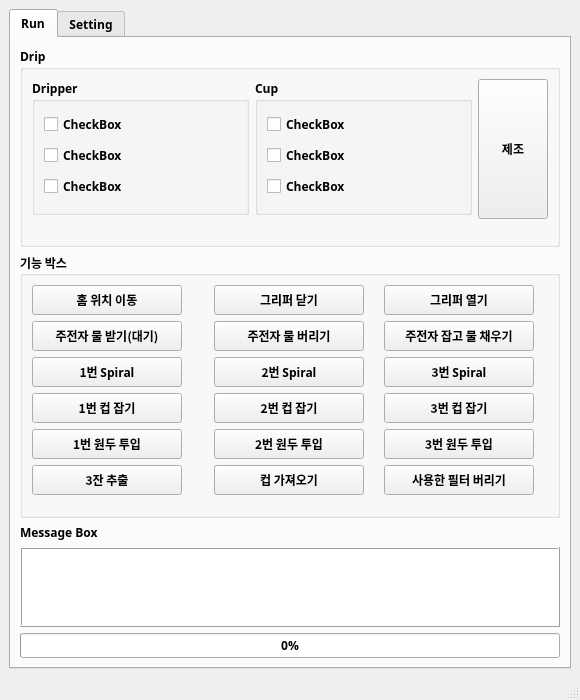
<?xml version="1.0" encoding="UTF-8"?>
<ui version="4.0">
 <class>MainWindow</class>
 <widget class="QMainWindow" name="MainWindow">
  <property name="geometry">
   <rect>
    <x>0</x>
    <y>0</y>
    <width>580</width>
    <height>700</height>
   </rect>
  </property>
  <property name="minimumSize">
   <size>
    <width>580</width>
    <height>700</height>
   </size>
  </property>
  <property name="maximumSize">
   <size>
    <width>580</width>
    <height>700</height>
   </size>
  </property>
  <property name="font">
   <font>
    <family>맑은 고딕</family>
   </font>
  </property>
  <property name="windowTitle">
   <string>MainWindow</string>
  </property>
  <widget class="QWidget" name="centralwidget">
   <layout class="QGridLayout" name="gridLayout">
    <item row="0" column="0">
     <widget class="QTabWidget" name="tw">
      <property name="font">
       <font>
        <family>맑은 고딕</family>
        <weight>75</weight>
        <bold>true</bold>
       </font>
      </property>
      <property name="currentIndex">
       <number>0</number>
      </property>
      <widget class="QWidget" name="Run">
       <attribute name="title">
        <string>Run</string>
       </attribute>
       <layout class="QGridLayout" name="gridLayout_9">
        <item row="2" column="0">
         <widget class="QLabel" name="label_2">
          <property name="text">
           <string>Message Box</string>
          </property>
         </widget>
        </item>
        <item row="4" column="0">
         <widget class="QProgressBar" name="probar">
          <property name="minimumSize">
           <size>
            <width>400</width>
            <height>0</height>
           </size>
          </property>
          <property name="font">
           <font>
            <family>맑은 고딕</family>
            <weight>75</weight>
            <bold>true</bold>
           </font>
          </property>
          <property name="value">
           <number>0</number>
          </property>
          <property name="alignment">
           <set>Qt::AlignCenter</set>
          </property>
          <property name="orientation">
           <enum>Qt::Horizontal</enum>
          </property>
          <property name="textDirection">
           <enum>QProgressBar::BottomToTop</enum>
          </property>
         </widget>
        </item>
        <item row="3" column="0">
         <widget class="QPlainTextEdit" name="mb">
          <property name="minimumSize">
           <size>
            <width>500</width>
            <height>80</height>
           </size>
          </property>
          <property name="font">
           <font>
            <family>맑은 고딕</family>
            <weight>50</weight>
            <bold>false</bold>
           </font>
          </property>
          <property name="frameShape">
           <enum>QFrame::Box</enum>
          </property>
          <property name="frameShadow">
           <enum>QFrame::Raised</enum>
          </property>
          <property name="sizeAdjustPolicy">
           <enum>QAbstractScrollArea::AdjustToContents</enum>
          </property>
          <property name="readOnly">
           <bool>true</bool>
          </property>
         </widget>
        </item>
        <item row="0" column="0">
         <widget class="QGroupBox" name="groupBox_2">
          <property name="minimumSize">
           <size>
            <width>0</width>
            <height>200</height>
           </size>
          </property>
          <property name="font">
           <font>
            <family>맑은 고딕</family>
            <weight>75</weight>
            <bold>true</bold>
           </font>
          </property>
          <property name="title">
           <string>Drip</string>
          </property>
          <property name="flat">
           <bool>true</bool>
          </property>
          <layout class="QGridLayout" name="gridLayout_8">
           <item row="0" column="0">
            <widget class="QGroupBox" name="groupBox">
             <property name="font">
              <font>
               <family>맑은 고딕</family>
               <weight>75</weight>
               <bold>true</bold>
              </font>
             </property>
             <property name="title">
              <string>Dripper</string>
             </property>
             <layout class="QGridLayout" name="gridLayout_2">
              <item row="0" column="0">
               <widget class="QCheckBox" name="cb_1">
                <property name="text">
                 <string>CheckBox</string>
                </property>
               </widget>
              </item>
              <item row="1" column="0">
               <widget class="QCheckBox" name="cb_2">
                <property name="text">
                 <string>CheckBox</string>
                </property>
               </widget>
              </item>
              <item row="2" column="0">
               <widget class="QCheckBox" name="cb_3">
                <property name="text">
                 <string>CheckBox</string>
                </property>
               </widget>
              </item>
             </layout>
            </widget>
           </item>
           <item row="0" column="1">
            <widget class="QGroupBox" name="groupBox_5">
             <property name="font">
              <font>
               <family>맑은 고딕</family>
               <weight>75</weight>
               <bold>true</bold>
              </font>
             </property>
             <property name="title">
              <string>Cup</string>
             </property>
             <layout class="QGridLayout" name="gridLayout_3">
              <item row="0" column="0">
               <widget class="QCheckBox" name="cb_4">
                <property name="layoutDirection">
                 <enum>Qt::LeftToRight</enum>
                </property>
                <property name="text">
                 <string>CheckBox</string>
                </property>
                <property name="tristate">
                 <bool>false</bool>
                </property>
               </widget>
              </item>
              <item row="1" column="0">
               <widget class="QCheckBox" name="cb_5">
                <property name="text">
                 <string>CheckBox</string>
                </property>
               </widget>
              </item>
              <item row="2" column="0">
               <widget class="QCheckBox" name="cb_6">
                <property name="text">
                 <string>CheckBox</string>
                </property>
               </widget>
              </item>
             </layout>
            </widget>
           </item>
           <item row="0" column="2">
            <widget class="QPushButton" name="btn_0">
             <property name="minimumSize">
              <size>
               <width>70</width>
               <height>140</height>
              </size>
             </property>
             <property name="maximumSize">
              <size>
               <width>70</width>
               <height>16777215</height>
              </size>
             </property>
             <property name="font">
              <font>
               <family>맑은 고딕</family>
               <weight>75</weight>
               <bold>true</bold>
              </font>
             </property>
             <property name="text">
              <string>제조</string>
             </property>
            </widget>
           </item>
           <item row="1" column="0" colspan="2">
            <spacer name="horizontalSpacer">
             <property name="orientation">
              <enum>Qt::Horizontal</enum>
             </property>
             <property name="sizeHint" stdset="0">
              <size>
               <width>441</width>
               <height>20</height>
              </size>
             </property>
            </spacer>
           </item>
           <item row="1" column="2">
            <spacer name="verticalSpacer">
             <property name="orientation">
              <enum>Qt::Vertical</enum>
             </property>
             <property name="sizeHint" stdset="0">
              <size>
               <width>20</width>
               <height>20</height>
              </size>
             </property>
            </spacer>
           </item>
          </layout>
         </widget>
        </item>
        <item row="1" column="0">
         <widget class="QGroupBox" name="groupBox_4">
          <property name="minimumSize">
           <size>
            <width>0</width>
            <height>40</height>
           </size>
          </property>
          <property name="font">
           <font>
            <family>맑은 고딕</family>
            <weight>75</weight>
            <bold>true</bold>
           </font>
          </property>
          <property name="title">
           <string>기능 박스</string>
          </property>
          <property name="flat">
           <bool>true</bool>
          </property>
          <layout class="QGridLayout" name="gridLayout_4">
           <item row="0" column="0">
            <widget class="QPushButton" name="btn_1">
             <property name="minimumSize">
              <size>
               <width>150</width>
               <height>30</height>
              </size>
             </property>
             <property name="maximumSize">
              <size>
               <width>150</width>
               <height>30</height>
              </size>
             </property>
             <property name="font">
              <font>
               <family>맑은 고딕</family>
               <weight>75</weight>
               <bold>true</bold>
              </font>
             </property>
             <property name="text">
              <string>홈 위치 이동</string>
             </property>
            </widget>
           </item>
           <item row="0" column="1">
            <widget class="QPushButton" name="btn_2">
             <property name="minimumSize">
              <size>
               <width>150</width>
               <height>30</height>
              </size>
             </property>
             <property name="maximumSize">
              <size>
               <width>150</width>
               <height>30</height>
              </size>
             </property>
             <property name="font">
              <font>
               <family>맑은 고딕</family>
               <weight>75</weight>
               <bold>true</bold>
              </font>
             </property>
             <property name="text">
              <string>그리퍼 닫기</string>
             </property>
            </widget>
           </item>
           <item row="0" column="2">
            <widget class="QPushButton" name="btn_3">
             <property name="minimumSize">
              <size>
               <width>150</width>
               <height>30</height>
              </size>
             </property>
             <property name="maximumSize">
              <size>
               <width>150</width>
               <height>30</height>
              </size>
             </property>
             <property name="font">
              <font>
               <family>맑은 고딕</family>
               <weight>75</weight>
               <bold>true</bold>
              </font>
             </property>
             <property name="text">
              <string>그리퍼 열기</string>
             </property>
            </widget>
           </item>
           <item row="1" column="0">
            <widget class="QPushButton" name="btn_4">
             <property name="minimumSize">
              <size>
               <width>150</width>
               <height>30</height>
              </size>
             </property>
             <property name="maximumSize">
              <size>
               <width>150</width>
               <height>30</height>
              </size>
             </property>
             <property name="font">
              <font>
               <family>맑은 고딕</family>
               <weight>75</weight>
               <bold>true</bold>
              </font>
             </property>
             <property name="text">
              <string>주전자 물 받기(대기)</string>
             </property>
            </widget>
           </item>
           <item row="1" column="1">
            <widget class="QPushButton" name="btn_5">
             <property name="minimumSize">
              <size>
               <width>150</width>
               <height>30</height>
              </size>
             </property>
             <property name="maximumSize">
              <size>
               <width>150</width>
               <height>30</height>
              </size>
             </property>
             <property name="font">
              <font>
               <family>맑은 고딕</family>
               <weight>75</weight>
               <bold>true</bold>
              </font>
             </property>
             <property name="text">
              <string>주전자 물 버리기</string>
             </property>
            </widget>
           </item>
           <item row="1" column="2">
            <widget class="QPushButton" name="btn_6">
             <property name="minimumSize">
              <size>
               <width>150</width>
               <height>30</height>
              </size>
             </property>
             <property name="maximumSize">
              <size>
               <width>150</width>
               <height>30</height>
              </size>
             </property>
             <property name="font">
              <font>
               <family>맑은 고딕</family>
               <weight>75</weight>
               <bold>true</bold>
              </font>
             </property>
             <property name="text">
              <string>주전자 잡고 물 채우기</string>
             </property>
            </widget>
           </item>
           <item row="2" column="0">
            <widget class="QPushButton" name="btn_7">
             <property name="minimumSize">
              <size>
               <width>150</width>
               <height>30</height>
              </size>
             </property>
             <property name="maximumSize">
              <size>
               <width>150</width>
               <height>30</height>
              </size>
             </property>
             <property name="font">
              <font>
               <family>맑은 고딕</family>
               <weight>75</weight>
               <bold>true</bold>
              </font>
             </property>
             <property name="text">
              <string>1번 Spiral</string>
             </property>
            </widget>
           </item>
           <item row="2" column="1">
            <widget class="QPushButton" name="btn_8">
             <property name="minimumSize">
              <size>
               <width>150</width>
               <height>30</height>
              </size>
             </property>
             <property name="maximumSize">
              <size>
               <width>150</width>
               <height>30</height>
              </size>
             </property>
             <property name="font">
              <font>
               <family>맑은 고딕</family>
               <weight>75</weight>
               <bold>true</bold>
              </font>
             </property>
             <property name="text">
              <string>2번 Spiral</string>
             </property>
            </widget>
           </item>
           <item row="2" column="2">
            <widget class="QPushButton" name="btn_9">
             <property name="minimumSize">
              <size>
               <width>150</width>
               <height>30</height>
              </size>
             </property>
             <property name="maximumSize">
              <size>
               <width>150</width>
               <height>30</height>
              </size>
             </property>
             <property name="font">
              <font>
               <family>맑은 고딕</family>
               <weight>75</weight>
               <bold>true</bold>
              </font>
             </property>
             <property name="text">
              <string>3번 Spiral</string>
             </property>
            </widget>
           </item>
           <item row="3" column="0">
            <widget class="QPushButton" name="btn_10">
             <property name="minimumSize">
              <size>
               <width>150</width>
               <height>30</height>
              </size>
             </property>
             <property name="maximumSize">
              <size>
               <width>150</width>
               <height>30</height>
              </size>
             </property>
             <property name="font">
              <font>
               <family>맑은 고딕</family>
               <weight>75</weight>
               <bold>true</bold>
              </font>
             </property>
             <property name="text">
              <string>1번 컵 잡기</string>
             </property>
            </widget>
           </item>
           <item row="3" column="1">
            <widget class="QPushButton" name="btn_11">
             <property name="minimumSize">
              <size>
               <width>150</width>
               <height>30</height>
              </size>
             </property>
             <property name="maximumSize">
              <size>
               <width>150</width>
               <height>30</height>
              </size>
             </property>
             <property name="font">
              <font>
               <family>맑은 고딕</family>
               <weight>75</weight>
               <bold>true</bold>
              </font>
             </property>
             <property name="text">
              <string>2번 컵 잡기</string>
             </property>
            </widget>
           </item>
           <item row="3" column="2">
            <widget class="QPushButton" name="btn_12">
             <property name="minimumSize">
              <size>
               <width>150</width>
               <height>30</height>
              </size>
             </property>
             <property name="maximumSize">
              <size>
               <width>150</width>
               <height>30</height>
              </size>
             </property>
             <property name="font">
              <font>
               <family>맑은 고딕</family>
               <weight>75</weight>
               <bold>true</bold>
              </font>
             </property>
             <property name="text">
              <string>3번 컵 잡기</string>
             </property>
            </widget>
           </item>
           <item row="4" column="0">
            <widget class="QPushButton" name="btn_13">
             <property name="minimumSize">
              <size>
               <width>150</width>
               <height>30</height>
              </size>
             </property>
             <property name="maximumSize">
              <size>
               <width>150</width>
               <height>30</height>
              </size>
             </property>
             <property name="font">
              <font>
               <family>맑은 고딕</family>
               <weight>75</weight>
               <bold>true</bold>
              </font>
             </property>
             <property name="text">
              <string>1번 원두 투입</string>
             </property>
            </widget>
           </item>
           <item row="4" column="1">
            <widget class="QPushButton" name="btn_14">
             <property name="minimumSize">
              <size>
               <width>150</width>
               <height>30</height>
              </size>
             </property>
             <property name="maximumSize">
              <size>
               <width>150</width>
               <height>30</height>
              </size>
             </property>
             <property name="font">
              <font>
               <family>맑은 고딕</family>
               <weight>75</weight>
               <bold>true</bold>
              </font>
             </property>
             <property name="text">
              <string>2번 원두 투입</string>
             </property>
            </widget>
           </item>
           <item row="4" column="2">
            <widget class="QPushButton" name="btn_15">
             <property name="minimumSize">
              <size>
               <width>150</width>
               <height>30</height>
              </size>
             </property>
             <property name="maximumSize">
              <size>
               <width>150</width>
               <height>30</height>
              </size>
             </property>
             <property name="font">
              <font>
               <family>맑은 고딕</family>
               <weight>75</weight>
               <bold>true</bold>
              </font>
             </property>
             <property name="text">
              <string>3번 원두 투입</string>
             </property>
            </widget>
           </item>
           <item row="5" column="0">
            <widget class="QPushButton" name="btn_16">
             <property name="minimumSize">
              <size>
               <width>150</width>
               <height>30</height>
              </size>
             </property>
             <property name="maximumSize">
              <size>
               <width>150</width>
               <height>30</height>
              </size>
             </property>
             <property name="font">
              <font>
               <family>맑은 고딕</family>
               <weight>75</weight>
               <bold>true</bold>
              </font>
             </property>
             <property name="text">
              <string>3잔 추출</string>
             </property>
            </widget>
           </item>
           <item row="5" column="1">
            <widget class="QPushButton" name="btn_17">
             <property name="minimumSize">
              <size>
               <width>150</width>
               <height>30</height>
              </size>
             </property>
             <property name="maximumSize">
              <size>
               <width>150</width>
               <height>30</height>
              </size>
             </property>
             <property name="font">
              <font>
               <family>맑은 고딕</family>
               <weight>75</weight>
               <bold>true</bold>
              </font>
             </property>
             <property name="text">
              <string>컵 가져오기</string>
             </property>
            </widget>
           </item>
           <item row="5" column="2">
            <widget class="QPushButton" name="btn_18">
             <property name="minimumSize">
              <size>
               <width>150</width>
               <height>30</height>
              </size>
             </property>
             <property name="maximumSize">
              <size>
               <width>150</width>
               <height>30</height>
              </size>
             </property>
             <property name="font">
              <font>
               <family>맑은 고딕</family>
               <weight>75</weight>
               <bold>true</bold>
              </font>
             </property>
             <property name="text">
              <string>사용한 필터 버리기</string>
             </property>
            </widget>
           </item>
           <item row="6" column="0" colspan="3">
            <spacer name="verticalSpacer_3">
             <property name="orientation">
              <enum>Qt::Vertical</enum>
             </property>
             <property name="sizeHint" stdset="0">
              <size>
               <width>518</width>
               <height>145</height>
              </size>
             </property>
            </spacer>
           </item>
          </layout>
         </widget>
        </item>
       </layout>
      </widget>
      <widget class="QWidget" name="Setting">
       <attribute name="title">
        <string>Setting</string>
       </attribute>
       <widget class="QGroupBox" name="groupBox_3">
        <property name="geometry">
         <rect>
          <x>10</x>
          <y>10</y>
          <width>598</width>
          <height>50</height>
         </rect>
        </property>
        <property name="minimumSize">
         <size>
          <width>0</width>
          <height>40</height>
         </size>
        </property>
        <property name="title">
         <string>Spiral Set</string>
        </property>
        <property name="flat">
         <bool>true</bool>
        </property>
        <layout class="QGridLayout" name="gridLayout_5">
         <property name="leftMargin">
          <number>3</number>
         </property>
         <property name="topMargin">
          <number>3</number>
         </property>
         <property name="rightMargin">
          <number>3</number>
         </property>
         <property name="bottomMargin">
          <number>3</number>
         </property>
         <property name="spacing">
          <number>3</number>
         </property>
         <item row="0" column="0">
          <widget class="QPushButton" name="pushButton_10">
           <property name="minimumSize">
            <size>
             <width>150</width>
             <height>30</height>
            </size>
           </property>
           <property name="maximumSize">
            <size>
             <width>150</width>
             <height>30</height>
            </size>
           </property>
           <property name="text">
            <string>PushButton</string>
           </property>
          </widget>
         </item>
         <item row="0" column="1">
          <widget class="QPushButton" name="pushButton_15">
           <property name="minimumSize">
            <size>
             <width>150</width>
             <height>30</height>
            </size>
           </property>
           <property name="maximumSize">
            <size>
             <width>150</width>
             <height>30</height>
            </size>
           </property>
           <property name="text">
            <string>PushButton</string>
           </property>
          </widget>
         </item>
         <item row="0" column="2">
          <widget class="QPushButton" name="pushButton_16">
           <property name="minimumSize">
            <size>
             <width>150</width>
             <height>30</height>
            </size>
           </property>
           <property name="maximumSize">
            <size>
             <width>150</width>
             <height>30</height>
            </size>
           </property>
           <property name="text">
            <string>PushButton</string>
           </property>
          </widget>
         </item>
        </layout>
       </widget>
      </widget>
     </widget>
    </item>
   </layout>
  </widget>
  <widget class="QMenuBar" name="menubar">
   <property name="geometry">
    <rect>
     <x>0</x>
     <y>0</y>
     <width>580</width>
     <height>21</height>
    </rect>
   </property>
  </widget>
  <widget class="QStatusBar" name="statusbar"/>
 </widget>
 <resources/>
 <connections/>
</ui>
